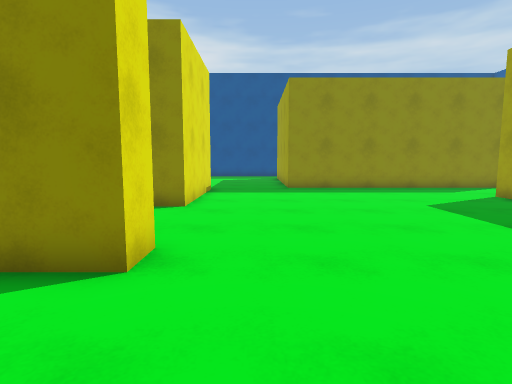
[1] (above)

17 first-person views from a walk through a Unity game level. The camera is 1.3 m above the floor, tilts 6° down and sees 80° across. The floor is counted in squares, 1 m on a side. Each view is taken from the middle of a square. On the plan, view 1 faces up. The plan holds only what a view shows up to about 14 squares ahead; the rest is blank. The player character is not drawn.

[2]
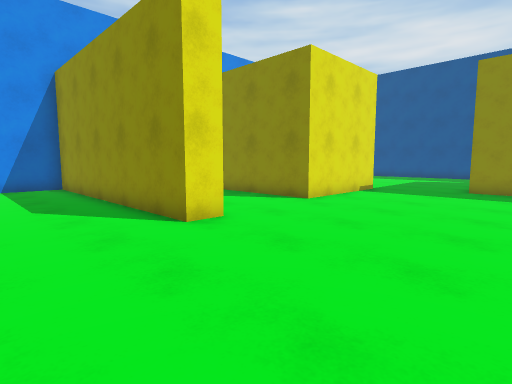

[3]
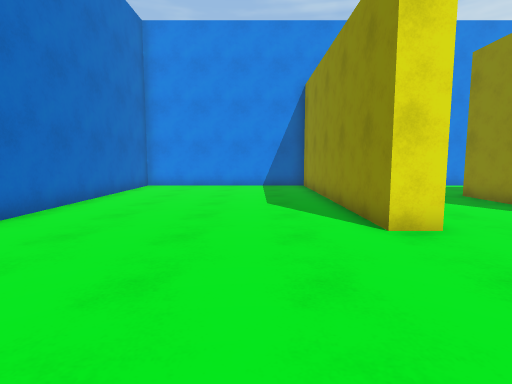

[4]
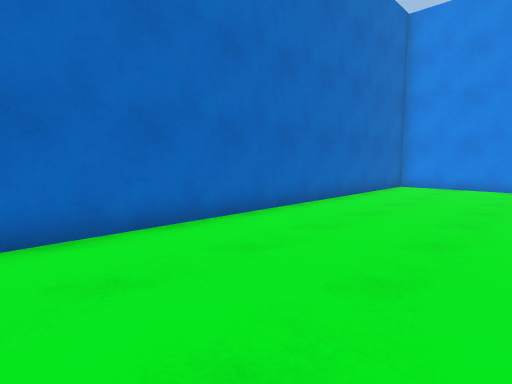

[5]
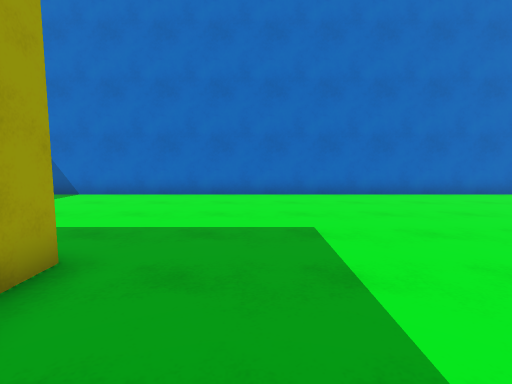

[6]
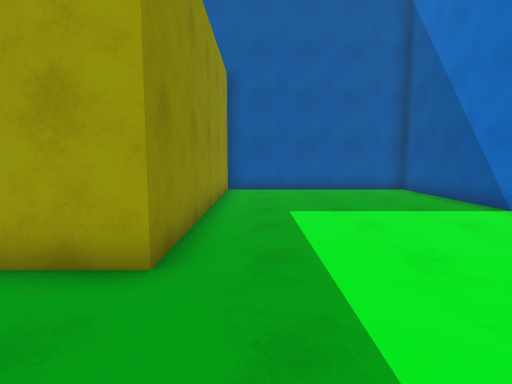

[7]
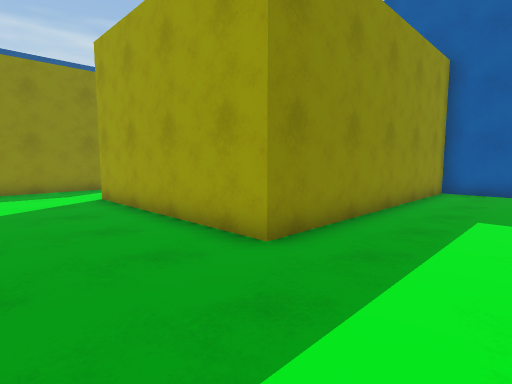

[8]
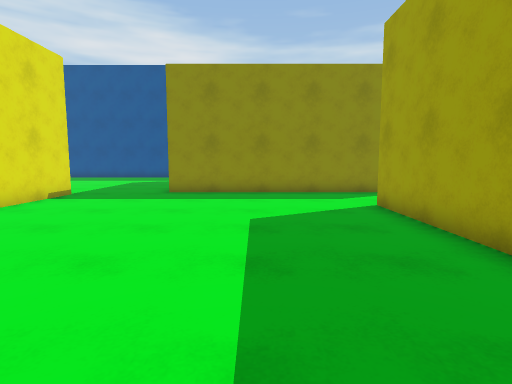

[9]
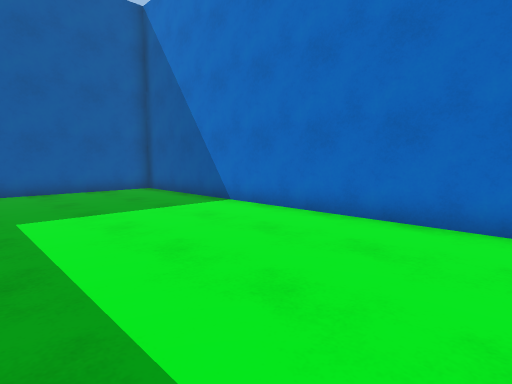

[10]
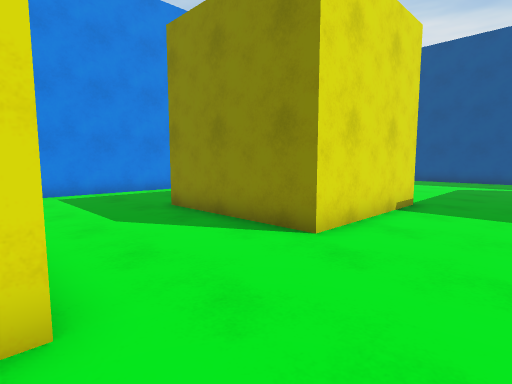

[11]
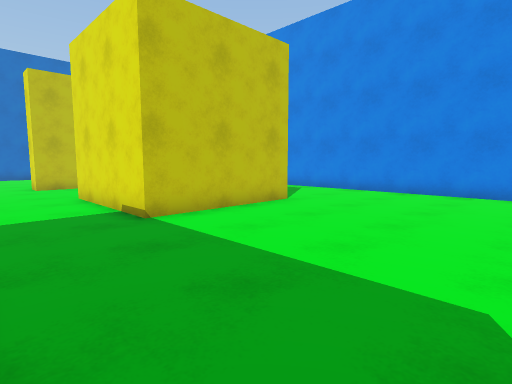

[12]
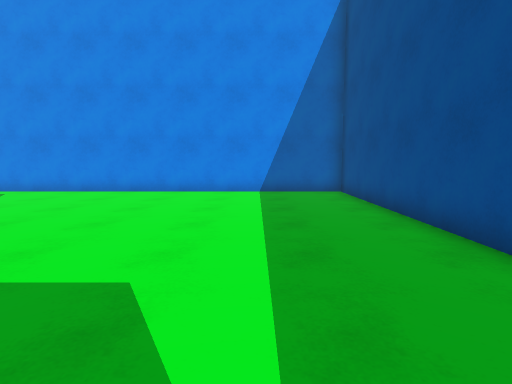

[13]
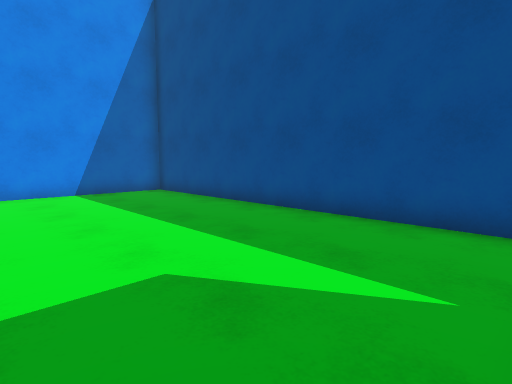

[14]
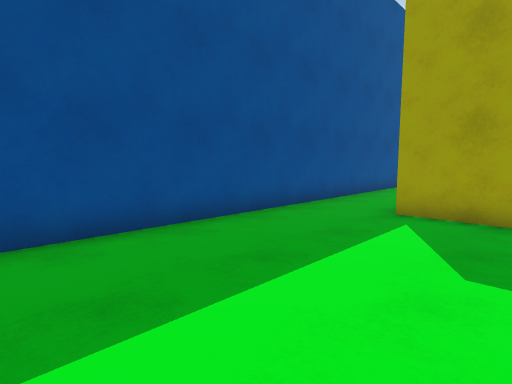

[15]
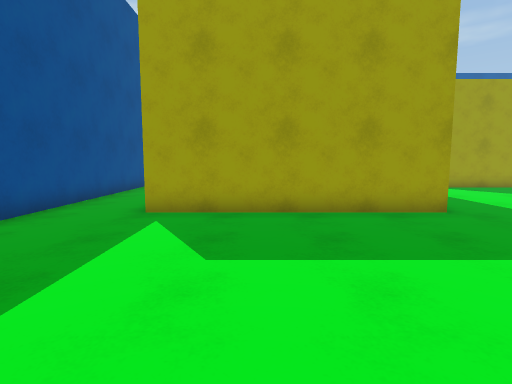

[16]
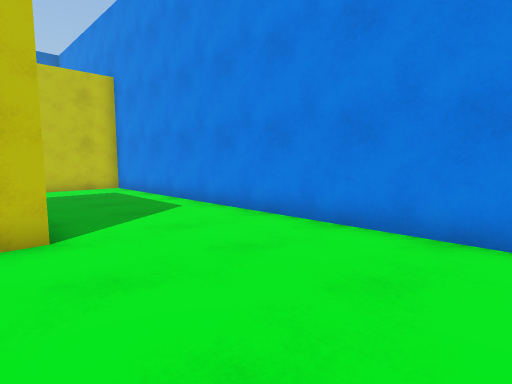

[17]
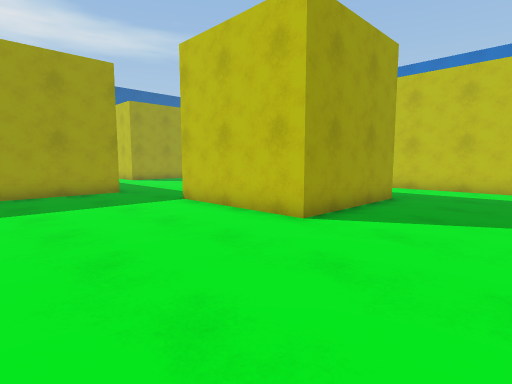

### Floor plan
Points are (right, up) in squares from view 1. A wall is a line through its corners. A room is listed if a view was taken in it or the views show most of it. See-through windows are left out.
Room 1 (views 1, 2, 3, 4, 5, 6, 7, 8, 9, 10)
walls: (-1.5, 4.4) (-1.5, 3.4) (-11.5, 3.4) (-11.5, 1.2); (-2, 13.5) (-2, 8.5); (10, 14.2) (1.5, 14.2); (-11.5, -0.2) (-11.5, -3.5); (-10.5, -4.5) (18.5, -4.5) (18.5, 3.2) (8.5, 3.2) (8.5, 10.8)
ways out: opening at (-1.2, 6.5) to room 2; opening at (0, 14) to room 2
Room 2 (views 11, 12, 13, 14, 15, 16, 17)
walls: (1.5, 14.2) (1.5, 21.8); (-2, 8.5) (-7, 8.5) (-7, 13.5) (-2, 13.5); (-3.1, 4.4) (-1.5, 4.4); (8.5, 24.5) (-11.5, 24.5) (-11.5, 4.4) (-5.6, 4.4)
ways out: opening at (-1.2, 6.5) to room 1; opening at (0, 14) to room 1

Positions as (right, up) in squares from view 1, and headings:
1: (0, 0), facing up
2: (4, 0), facing up-left
3: (4, 1), facing left
4: (4, 1), facing down-left
5: (6, 7), facing down
6: (5, 2), facing right
7: (5, 0), facing up-right
8: (5, 2), facing up
9: (5, 2), facing down-right
10: (1, 4), facing up-left
11: (1, 20), facing down-left
12: (1, 21), facing left
13: (1, 18), facing up-left
14: (-6, 19), facing up-right
15: (-6, 19), facing right
16: (-6, 19), facing down-left
17: (-11, 19), facing down-right
